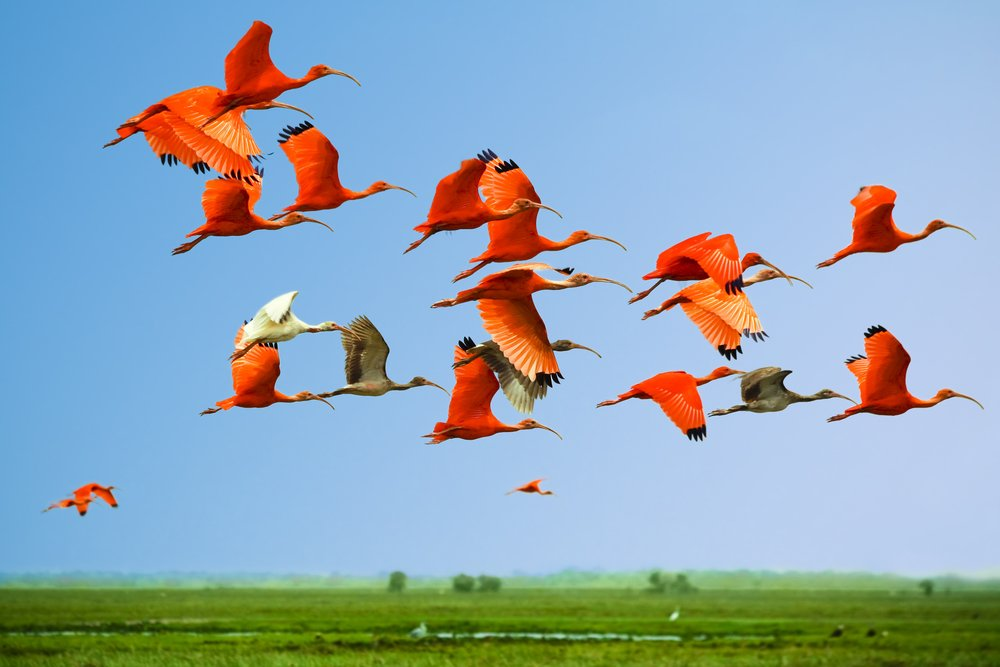
#> input picture kodlar/2/birds2.jpg, 1000 x 667 px
$ python blur.py
#> lines starting #> are read from the running program, lines starting #| are printed output that depends on the picture
import cv2
import numpy as np

image = cv2.imread("birds2.jpg")
#> image is the input picture: shape (667, 1000, 3); mean B, G, R 180.1, 167, 144.3

cv2.imshow("(window name) image", image)

for b in [111, 201, 301]:
	blurred_image = cv2.blur(image, (b,b))
	cv2.imshow("blurred_image using {}x{} kernel".format(b, b), blurred_image)
	cv2.waitKey()
#> this loop made 3 passes
#> pass 1, `blurred_image = cv2.blur(image, (b,b))`:
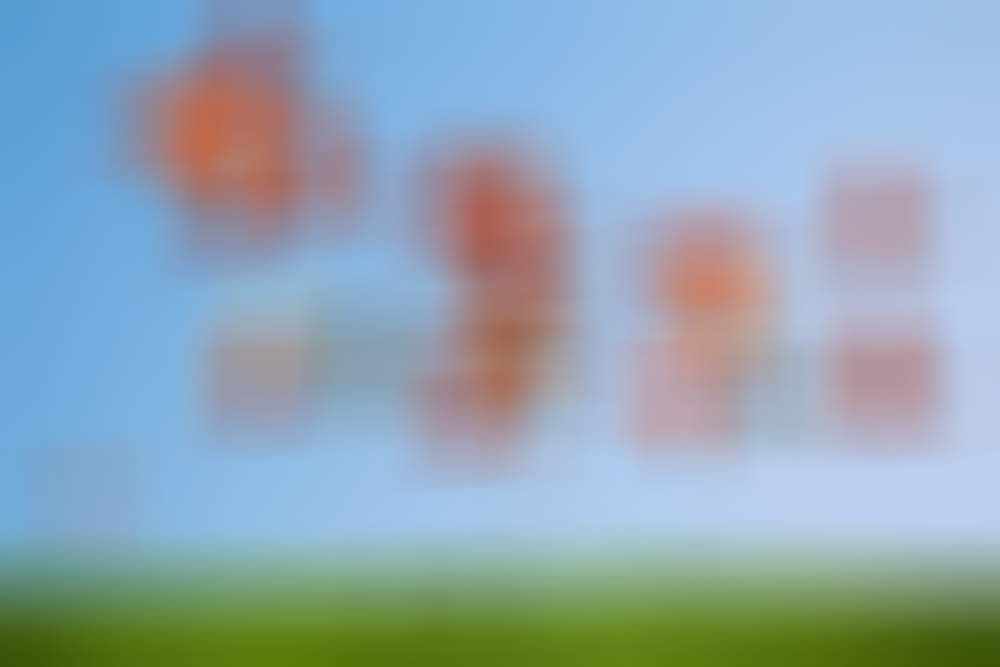
#> blurred_image: shape (667, 1000, 3); mean B, G, R 180, 167, 144.3
#> pass 2, `blurred_image = cv2.blur(image, (b,b))`:
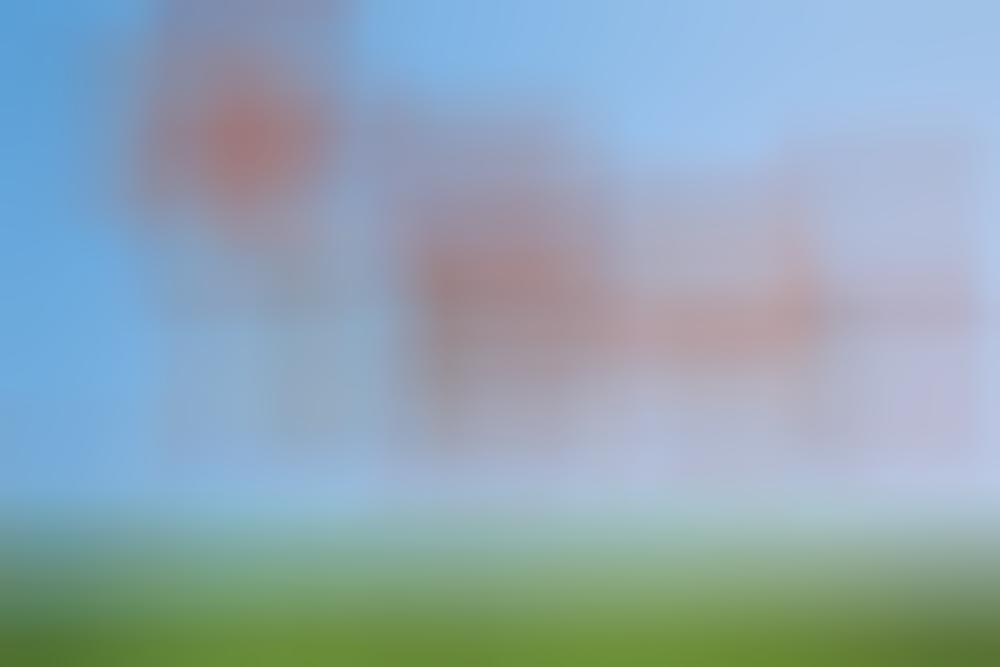
#> blurred_image: shape (667, 1000, 3); mean B, G, R 180.1, 167, 144.4
#> pass 3, `blurred_image = cv2.blur(image, (b,b))`:
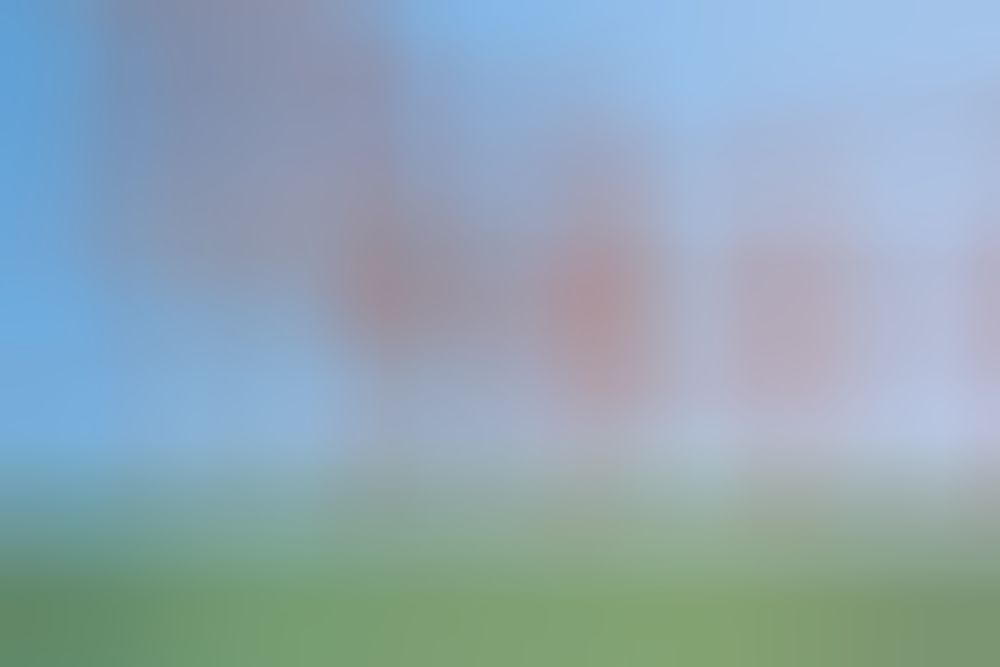
#> blurred_image: shape (667, 1000, 3); mean B, G, R 180.1, 167, 144.4

$ run again, with kodlar/2/birds.jpg copied over kodlar/2/birds2.jpg
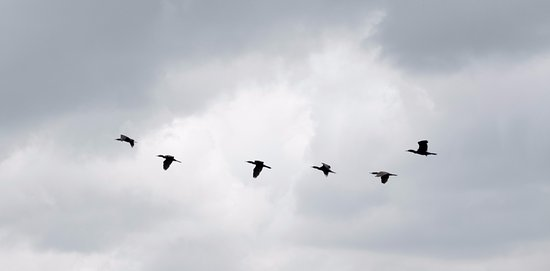
#> input picture kodlar/2/birds.jpg, 550 x 271 px
#> image is the input picture: shape (271, 550, 3); mean B, G, R 205.4, 198.6, 195.8
#> the loop `for b in [111, 201, 301]:` made 3 passes
#> pass 1, `blurred_image = cv2.blur(image, (b,b))`:
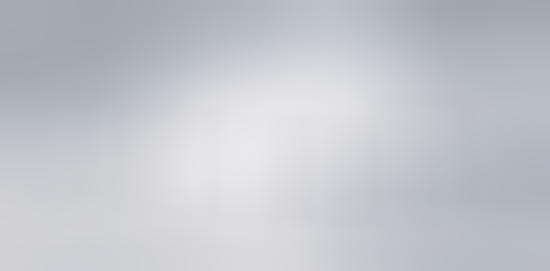
#> blurred_image: shape (271, 550, 3); mean B, G, R 205.4, 198.6, 195.8
#> pass 3, `blurred_image = cv2.blur(image, (b,b))`:
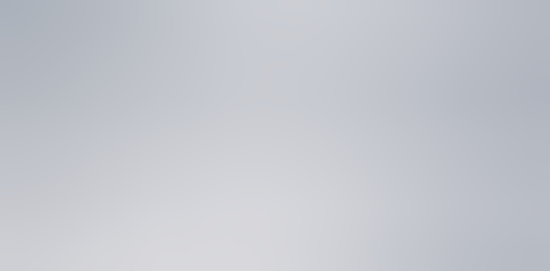
#> blurred_image: shape (271, 550, 3); mean B, G, R 205.4, 198.6, 195.9
